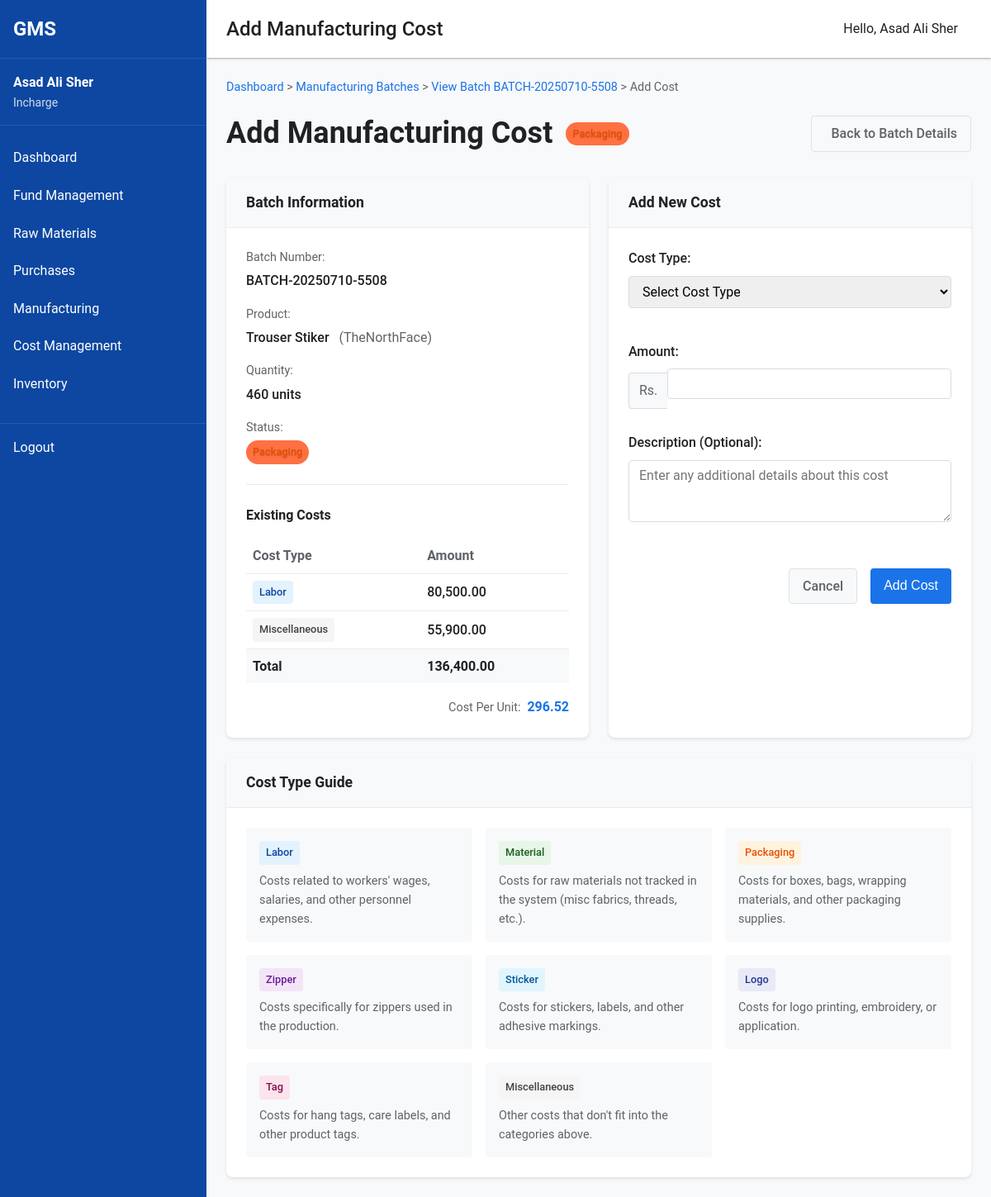
Page /incharge/add-cost.php?batch_id=37 (signed in) on the committed database.
### tables this page shows
CREATE TABLE `manufacturing_batches` (
  `id` int(11) NOT NULL,
  `product_id` int(11) NOT NULL,
  `batch_number` varchar(50) NOT NULL,
  `quantity_produced` int(11) DEFAULT 0,
  `status` enum('pending','cutting','stitching','ironing','packaging','completed') DEFAULT 'pending',
  `status_changed_by` int(11) DEFAULT NULL,
  `status_changed_at` timestamp NULL DEFAULT NULL,
  `status_change_notes` text DEFAULT NULL,
  `start_date` date DEFAULT NULL,
  `expected_completion_date` date DEFAULT NULL,
  `notes` text DEFAULT NULL,
  `completion_date` date DEFAULT NULL,
  `created_by` int(11) NOT NULL,
  `created_at` timestamp NULL DEFAULT current_timestamp(),
  `updated_at` timestamp NULL DEFAULT current_timestamp() ON UPDATE current_timestamp()
);

CREATE TABLE `products` (
  `id` int(11) NOT NULL,
  `name` varchar(100) NOT NULL,
  `description` text DEFAULT NULL,
  `sku` varchar(50) DEFAULT NULL,
  `category` varchar(50) DEFAULT NULL,
  `created_by` int(11) NOT NULL,
  `created_at` timestamp NULL DEFAULT current_timestamp(),
  `updated_at` timestamp NULL DEFAULT current_timestamp() ON UPDATE current_timestamp()
);

### incharge/add-cost.php (the view, shortened to what this page needs)
<?php
try {
    include_once '../includes/header.php';
    $batch_id = intval($_GET['batch_id']);
    $database = new Database();
    $db = $database->getConnection();
    $batch_query = "SELECT b.*, p.name as product_name, p.sku as product_sku
                   FROM manufacturing_batches b
                   JOIN products p ON b.product_id = p.id
                   WHERE b.id = ?";
    $batch_stmt = $db->prepare($batch_query);
    $batch_stmt->execute([$batch_id]);
    $batch = $batch_stmt->fetch(PDO::FETCH_ASSOC);
    $costs_query = "SELECT cost_type, SUM(amount) as total_amount
                   FROM manufacturing_costs
                   WHERE batch_id = ?
                   GROUP BY cost_type";
    $costs_stmt = $db->prepare($costs_query);
    $costs_stmt->execute([$batch_id]);
    $existing_costs = $costs_stmt->fetchAll(PDO::FETCH_ASSOC);
    $total_existing_cost = 0;
    foreach ($existing_costs as $cost) {
        $total_existing_cost += $cost['total_amount'];
    }
    $cost_types = [
        'labor' => 'Labor',
        'material' => 'Material',
        'packaging' => 'Packaging',
        'zipper' => 'Zipper',
        'sticker' => 'Sticker',
        'logo' => 'Logo',
        'tag' => 'Tag',
        'misc' => 'Miscellaneous'
    ];
} catch (Exception $e) {
    error_log('Add cost error: ' . $e->getMessage());
    echo '<div class="error-container">';
    echo '<h2>Error</h2>';
    echo '<p>' . $e->getMessage() . '</p>';
    echo '<a href="manufacturing.php" class="button secondary">Back to Manufacturing Batches</a>';
    echo '</div>';
    include_once '../includes/footer.php';
    exit;
}
?>
<div class="breadcrumb">
    <a href="dashboard.php">Dashboard</a> &gt;
    <a href="manufacturing.php">Manufacturing Batches</a> &gt;
    <a href="view-batch.php?id=<?php echo $batch_id; ?>">View Batch <?php echo htmlspecialchars($batch['batch_number']); ?></a> &gt;
    <span>Add Cost</span>
</div>
<div class="page-header">
    <div class="page-title">
        <h2>Add Manufacturing Cost</h2>
        <span class="status-badge status-<?php echo $batch['status']; ?>"><?php echo ucfirst($batch['status']); ?></span>
    </div>
    <div class="page-actions">
        <a href="view-batch.php?id=<?php echo $batch_id; ?>" class="button secondary">
            <i class="fas fa-arrow-left"></i> Back to Batch Details
        </a>
    </div>
</div>
<div class="add-cost-container">
    <div class="batch-summary-card">
        <div class="card-header">
            <h3>Batch Information</h3>
        </div>
        <div class="card-content">
            <div class="batch-info">
                <div class="batch-number">
                    <span class="label">Batch Number:</span>
                    <span class="value"><?php echo htmlspecialchars($batch['batch_number']); ?></span>
                </div>
                <div class="product-info">
                    <span class="label">Product:</span>
                    <span class="value">
                        <?php echo htmlspecialchars($batch['product_name']); ?>
                        <span class="sku">(<?php echo htmlspecialchars($batch['product_sku']); ?>)</span>
                    </span>
                </div>
                <div class="quantity-info">
                    <span class="label">Quantity:</span>
                    <span class="value"><?php echo number_format($batch['quantity_produced']); ?> units</span>
                </div>
                <div class="status-info">
                    <span class="label">Status:</span>
                    <span class="value">
                        <span class="status-badge status-<?php echo $batch['status']; ?>"><?php echo ucfirst($batch['status']); ?></span>
                    </span>
                </div>
            </div>
            <?php if (!empty($existing_costs)): ?>
            <div class="cost-summary">
                <h4>Existing Costs</h4>
                <div class="cost-summary-table">
                    <table>
                        <thead>
                            <tr>
                                <th>Cost Type</th>
                                <th>Amount</th>
                            </tr>
                        </thead>
                        <tbody>
                            <?php foreach ($existing_costs as $cost): ?>
                            <tr>
                                <td><span class="cost-type cost-<?php echo $cost['cost_type']; ?>"><?php echo $cost_types[$cost['cost_type']]; ?></span></td>
                                <td class="amount-cell"><?php echo number_format($cost['total_amount'], 2); ?></td>
                            </tr>
                            <?php endforeach; ?>
                            <tr class="total-row">
                                <td><strong>Total</strong></td>
                                <td class="amount-cell"><strong><?php echo number_format($total_existing_cost, 2); ?></strong></td>
                            </tr>
                        </tbody>
                    </table>
                </div>
                <?php if ($batch['quantity_produced'] > 0): ?>
                <div class="cost-per-unit">
                    <span class="label">Cost Per Unit:</span>
                    <span class="value"><?php echo number_format($total_existing_cost / $batch['quantity_produced'], 2); ?></span>
                </div>
                <?php endif; ?>
            </div>
            <?php endif; ?>
        </div>
    </div>
    <div class="add-cost-form-card">
        <div class="card-header">
            <h3>Add New Cost</h3>
        </div>
        <div class="card-content">
            <form id="addCostForm" method="post" action="">
                <div class="form-group">
                    <label for="cost_type">Cost Type:</label>
                    <select id="cost_type" name="cost_type" required>
                        <option value="">Select Cost Type</option>
                    </select>
                </div>
                <div class="form-group">
                    <label for="amount">Amount:</label>
                    <div class="amount-input-container">
                        <span class="currency-symbol">Rs.</span>
                        <input type="number" id="amount" name="amount" step="0.01" min="0.01" required>
                    </div>
                </div>
                <div class="form-group">
                    <label for="description">Description (Optional):</label>
                    <textarea id="description" name="description" rows="3" placeholder="Enter any additional details about this cost"></textarea>
                </div>
                <div class="form-actions">
                    <a href="view-batch.php?id=<?php echo $batch_id; ?>" class="button secondary">Cancel</a>
                    <button type="submit" class="button primary">Add Cost</button>
                </div>
            </form>
        </div>
    </div>
    <div class="cost-types-card">
        <div class="card-header">
            <h3>Cost Type Guide</h3>
        </div>
        <div class="card-content">
            <div class="cost-types-guide">
                <div class="cost-type-item">
                    <span class="cost-type cost-labor">Labor</span>
                    <p>Costs related to workers' wages, salaries, and other personnel expenses.</p>
                </div>
                <div class="cost-type-item">
                    <span class="cost-type cost-material">Material</span>
                    <p>Costs for raw materials not tracked in the system (misc fabrics, threads, etc.).</p>
                </div>
                <div class="cost-type-item">
                    <span class="cost-type cost-packaging">Packaging</span>
                    <p>Costs for boxes, bags, wrapping materials, and other packaging supplies.</p>
                </div>
                <div class="cost-type-item">
                    <span class="cost-type cost-zipper">Zipper</span>
                    <p>Costs specifically for zippers used in the production.</p>
                </div>
                <div class="cost-type-item">
                    <span class="cost-type cost-sticker">Sticker</span>
                    <p>Costs for stickers, labels, and other adhesive markings.</p>
                </div>
                <div class="cost-type-item">
                    <span class="cost-type cost-logo">Logo</span>
                    <p>Costs for logo printing, embroidery, or application.</p>
                </div>
                <div class="cost-type-item">
                    <span class="cost-type cost-tag">Tag</span>
                    <p>Costs for hang tags, care labels, and other product tags.</p>
                </div>
                <div class="cost-type-item">
                    <span class="cost-type cost-misc">Miscellaneous</span>
                    <p>Other costs that don't fit into the categories above.</p>
                </div>
            </div>
        </div>
    </div>
</div>
<?php include_once '../includes/footer.php'; ?>

### assets/css/style.css (style rules this page uses)
:root { --primary: #1a73e8; --primary-dark: #0d47a1; --secondary: #5f6368; --accent: #fbbc04; --success: #34a853; --warning: #fbbc04; --error: #ea4335; --background: #ffffff; --surface: #f8f9fa; --border: #dadce0; --text-primary: #202124; --text-secondary: #5f6368; --font-family: 'Roboto', 'Segoe UI', Arial, sans-serif; --font-size-sm: 0.875rem; --font-size-md: 1rem; --font-size-lg: 1.25rem; --font-size-xl: 1.5rem; --spacing-xs: 0.25rem; --spacing-sm: 0.5rem; --spacing-md: 1rem; --spacing-lg: 1.5rem; --spacing-xl: 2rem; --border-radius-sm: 0.25rem; --border-radius-md: 0.5rem; --border-radius-lg: 1rem; --shadow-sm: 0 1px 3px rgba(0,0,0,0.12), 0 1px 2px rgba(0,0,0,0.24); --shadow-md: 0 3px 6px rgba(0,0,0,0.16), 0 3px 6px rgba(0,0,0,0.23); --shadow-lg: 0 10px 20px rgba(0,0,0,0.19), 0 6px 6px rgba(0,0,0,0.23); }
* { margin: 0; padding: 0; box-sizing: border-box; }
body { font-family: var(--font-family); font-size: var(--font-size-md); color: var(--text-primary); background-color: var(--surface); line-height: 1.6; }
a { color: var(--primary); text-decoration: none; }
button, .button { display: inline-block; background-color: var(--primary); color: white; border: none; padding: var(--spacing-sm) var(--spacing-lg); border-radius: var(--border-radius-sm); cursor: pointer; font-size: var(--font-size-md); font-weight: 500; transition: background-color 0.3s ease; }
input, select, textarea { width: 100%; padding: var(--spacing-sm); margin-bottom: var(--spacing-md); border: 1px solid var(--border); border-radius: var(--border-radius-sm); font-family: var(--font-family); font-size: var(--font-size-md); }
.form-group { margin-bottom: var(--spacing-lg); }
.form-group label { display: block; margin-bottom: var(--spacing-xs); font-weight: 500; }

### assets/css/dashboard.css (style rules this page uses)
.page-title { font-size: var(--font-size-xl); font-weight: 500; flex-grow: 1; }
.card-header { display: flex; justify-content: space-between; align-items: center; padding: var(--spacing-md); border-bottom: 1px solid var(--border); }
.card-content { padding: var(--spacing-md); }
.status-badge { display: inline-block; padding: 2px 8px; border-radius: 12px; font-size: var(--font-size-sm); font-weight: 500; }
.status-cutting, .status-stitching, .status-ironing, .status-packaging { background-color: rgba(26, 115, 232, 0.1); color: var(--primary-dark); }
.form-actions { display: flex; justify-content: flex-end; gap: var(--spacing-md); margin-top: var(--spacing-lg); }
.status-badge { display: inline-block; padding: 0.25rem 0.5rem; border-radius: 1rem; font-size: var(--font-size-sm, 0.875rem); font-weight: 500; color: white; text-shadow: 0 1px 1px rgba(0, 0, 0, 0.2); }
.status-badge.status-packaging { background-color: #ff7043; }

### rows in the picture
manufacturing_batches: batch_number "BATCH-20250710-5508", status "Packaging", product.name "Trouser Stiker", product.sku "TheNorthFace", quantity_produced "460", $total_existing_cost/$batch['quantity_produced'] "296.52"

### other values in the picture
$_SESSION['full_name'] "Asad Ali Sher"
$_SESSION['role'] "Incharge"
$page_title "Add Manufacturing Cost"
$cost_types[$cost['cost_type']] "Labor"
$cost['total_amount'] "80,500.00"
$cost_types[$cost['cost_type']] "Miscellaneous"
$cost['total_amount'] "55,900.00"
$total_existing_cost "136,400.00"
